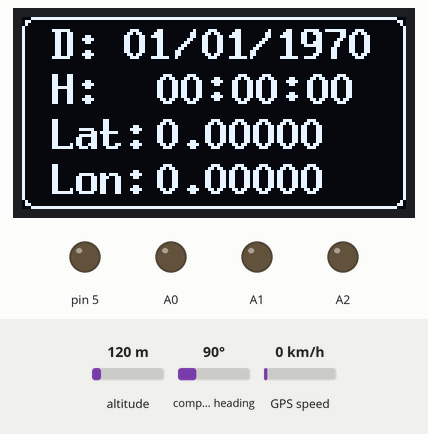
Simulated run of this sketch. Board: Arduino Uno, built with avr-gcc and run on an emulated ATmega328P. On the bench: 128×64 one-colour display, output pins drawn as LEDs (lit = HIGH). The inputs (shaded band) are chosen by the test bench; at power-on: altitude 120 m, compass heading 90°, GPS speed 0 km/h. The GPS gets a fix after 3 s at 37.7749, -122.4194 with 8 satellites; what the sketch prints to the serial monitor is not drawn.

Above: at 0.6 s.
At 1.7 s:
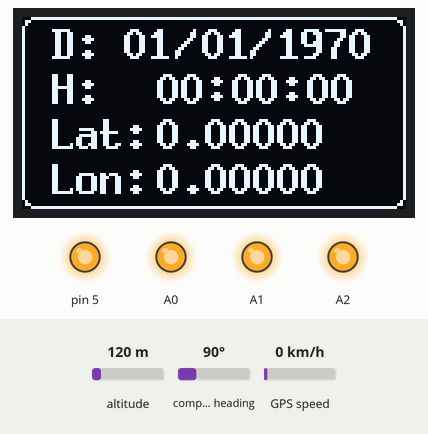
At 10.3 s:
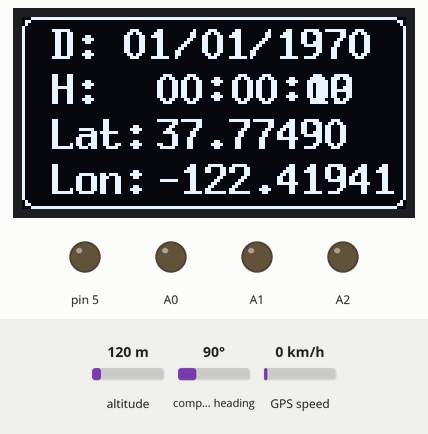
At 19.9 s:
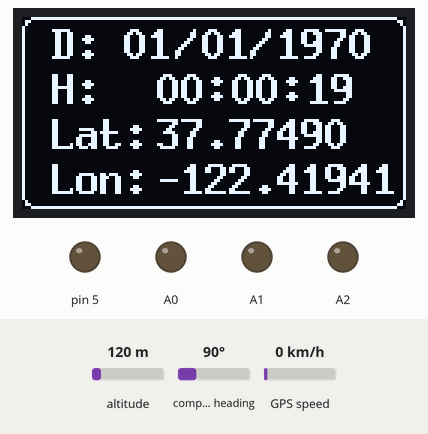
At 29.6 s:
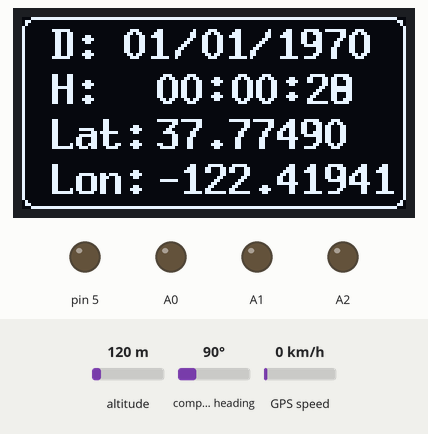
At 38.6 s:
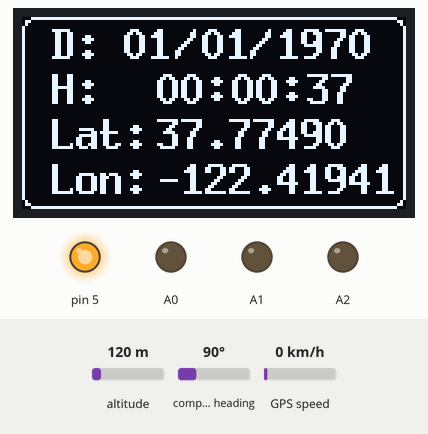
Timing chart, 0 to 40.0 s (numbered marks = the images above):
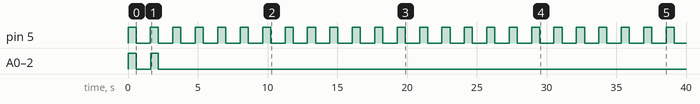

Measured:
- by itself, pin 5: alternates HIGH for 0.58 s and LOW for 1.0 s
- by itself, A0–2: alternates HIGH for 0.57 s and LOW for 1.0 s, 4 changes in all, then stays LOW
- what the display in image 0 shows lasts 1.6 s, from 0.6 s to 2.2 s

The sketch:

GPSoled.ino
```cpp
//Programa: Modulo GPS GY-NEO6MV2 com Arduino Uno
//Autor: Arduino e Cia

#include <TimeLib.h>
#include <TinyGPS++.h>
#include <SoftwareSerial.h>
#include <U8glib.h>

//Pinos utilizados para conexao do modulo GY-NEO6MV2
static const int RXPin = 9, TXPin = 10;

//Objeto TinyGPS++
TinyGPSPlus gps;

//Conexao serial do modulo GPS
SoftwareSerial Serial_GPS(RXPin, TXPin);

//Definicoes do display Oled
U8GLIB_SSD1306_128X64 u8g(U8G_I2C_OPT_FAST);

void draw()
{
  //Ajuste do horario/timezone
  GPS_Timezone_Adjust();
  //Comandos graficos para o display devem ser colocados aqui
  u8g.setFont(u8g_font_8x13B);
  u8g.drawRFrame(0, 0, 128, 64, 4);
  //Linha Data
  u8g.drawStr(10, 14, "D:        ");
  u8g.setPrintPos(34, 14);
  //Mostra o dia
  if (day() < 10)
  {
    u8g.print("0");
  }
  u8g.print(day());
  u8g.drawStr(51, 14, "/");
  u8g.setPrintPos(60, 14);
  //Mostra o mes
  if (month() < 10)
  {
    u8g.print("0");
  }
  u8g.print(month());
  u8g.drawStr(76, 14, "/");
  u8g.setPrintPos(85, 14);
  //Mostra o ano
  u8g.print(year());

  //Linha Horario
  u8g.drawStr(10, 29, "H:        ");
  u8g.setPrintPos(45, 29);
  //Mostra hora
  if (hour() < 10)
  {
    u8g.print("0");
  }
  u8g.print(hour());
  u8g.drawStr(61, 28, ":");
  u8g.setPrintPos(70, 29);
  //Mostra minutos
  if (minute() < 10)
  {
    u8g.print("0");
  }
  u8g.print(minute());
  u8g.drawStr(86, 28, ":");
  u8g.setPrintPos(95, 29);
  //Mostra segundos
  if (second() < 10)
  {
    u8g.print("0");
  }
  u8g.print(second());

  //Linha latitude
  u8g.drawStr(10, 44, "Lat:         ");
  u8g.setPrintPos(45, 44);
  u8g.print(gps.location.lat(), 5);

  //Linha longitude
  u8g.drawStr(10, 59, "Lon:         ");
  u8g.setPrintPos(45, 59);
  u8g.print(gps.location.lng(), 5);
}

//Ajuste o timezone de acordo com a regiao
const int UTC_offset = -3;

void setup()
{
  //Baud rate Arduino
  Serial.begin(115200);
  //Baud rate Modulo GPS
  Serial_GPS.begin(9600);

  pinMode(5, OUTPUT);
  pinMode(A0, OUTPUT);
  pinMode(A1, OUTPUT);
  pinMode(A2, OUTPUT);

  //Mostra informacoes iniciais no serial monitor
  Serial.println(F("Data, Hora, Latitude e Longitude"));
  Serial.println(F("Modulo GPS GY-NEO6MV2"));
  Serial.print(F("Biblioteca TinyGPS++ v. "));
  Serial.println(TinyGPSPlus::libraryVersion());
  Serial.println();

  //Definicoes do display Oled
  if ( u8g.getMode() == U8G_MODE_R3G3B2 )
  {
    u8g.setColorIndex(255);     // white
  }
  else if ( u8g.getMode() == U8G_MODE_GRAY2BIT ) {
    u8g.setColorIndex(3);         // max intensity
  }
  else if ( u8g.getMode() == U8G_MODE_BW ) {
    u8g.setColorIndex(1);         // pixel on
  }
  else if ( u8g.getMode() == U8G_MODE_HICOLOR ) {
    u8g.setHiColorByRGB(255, 255, 255);
  }
}

void loop()
{
  //Conexao com modulo GPS
  while (Serial_GPS.available() > 0)
    if (gps.encode(Serial_GPS.read())) {
      digitalWrite(5, HIGH);
      displayInfo();
    }

  /*if (millis() > 5000 && gps.charsProcessed() < 10)
    {
    Serial.println(F("No GPS detected: check wiring."));
    while (true);
    }*/

  //Chama a rotina de desenho na tela
  u8g.firstPage();
  do
  {
    draw();
  }
  while ( u8g.nextPage() );
  digitalWrite(5, LOW);
  analogWrite(A0, 0);
  analogWrite(A1, 0);
  analogWrite(A2, 0);
  delay(1000);

}

void displayInfo()
{
  //Mostra informacoes no Serial Monitor
  Serial.print(F("Location: "));
  if (gps.location.isValid())
  {
    Serial.print(gps.location.lat(), 6); //latitude
    Serial.print(F(","));
    Serial.print(gps.location.lng(), 6); //longitude
  }
  else
  {
    Serial.print(F("INVALID"));
  }

  Serial.print(F("  Date/Time: "));
  if (gps.date.isValid())
  {
    Serial.print(gps.date.day()); //dia
    Serial.print(F("/"));
    Serial.print(gps.date.month()); //mes
    Serial.print(F("/"));
    Serial.print(gps.date.year()); //ano
  }
  else
  {
    Serial.print(F("INVALID"));
  }

  Serial.print(F(" "));
  if (gps.time.isValid())
  {
    if (gps.time.hour() < 10) Serial.print(F("0"));
    Serial.print(gps.time.hour()); //hora
    Serial.print(F(":"));
    if (gps.time.minute() < 10) Serial.print(F("0"));
    Serial.print(gps.time.minute()); //minuto
    Serial.print(F(":"));
    if (gps.time.second() < 10) Serial.print(F("0"));
    Serial.print(gps.time.second()); //segundo
    Serial.print(F(" "));
    Serial.print(" SAT=");
    Serial.println(gps.satellites.value());
    if (gps.satellites.value() == 0) {
      analogWrite(A0, 255);
      analogWrite(A1, 255);
      analogWrite(A2, 255);
    }
    else if (gps.satellites.value() == 1) {
      analogWrite(A0, 255);
      analogWrite(A1, 0);
      analogWrite(A2, 0);
    }
    else if (gps.satellites.value() == 2) {
      analogWrite(A0, 255);
      analogWrite(A1, 255);
      analogWrite(A2, 0);
    }
    else if (gps.satellites.value() == 3) {
      analogWrite(A0, 255);
      analogWrite(A1, 255);
      analogWrite(A2, 255);
      delay(50);
      analogWrite(A0, 0);
      analogWrite(A1, 0);
      analogWrite(A2, 0);
      delay(50);
      analogWrite(A0, 255);
      analogWrite(A1, 255);
      analogWrite(A2, 255);
      delay(50);
    }

  }
  else
  {
    Serial.print(F("INVALID"));
  }
  Serial.println();
}

void GPS_Timezone_Adjust()
{
  while (Serial_GPS.available())
  {
    if (gps.encode(Serial_GPS.read()))
    {
      int Year = gps.date.year();
      byte Month = gps.date.month();
      byte Day = gps.date.day();
      byte Hour = gps.time.hour();
      byte Minute = gps.time.minute();
      byte Second = gps.time.second();

      //Ajusta data e hora a partir dos dados do GPS
      setTime(Hour, Minute, Second, Day, Month, Year);
      //Aplica offset para ajustar data e hora
      //de acordo com a timezone
      adjustTime(UTC_offset * SECS_PER_HOUR);
    }
  }
}
```
